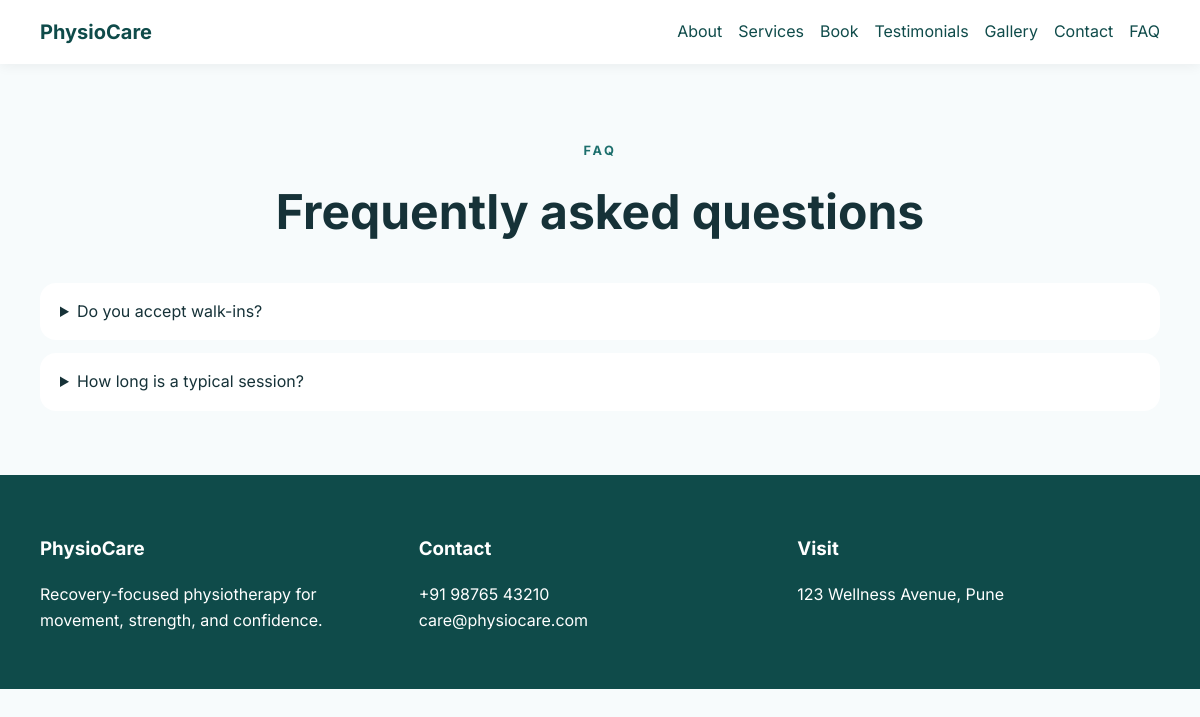
Screenshot of /faq/ with the database file from the repository.
### clinic/models.py (models this page shows, shortened)
class FAQ(models.Model):
    question = models.CharField(max_length=255)
    answer = models.TextField()
    order = models.PositiveIntegerField(default=0)
    class Meta:
        ordering = ["order", "id"]

class ClinicProfile(models.Model):
    name = models.CharField(max_length=120)
    title = models.CharField(max_length=120, default="Senior Physiotherapist")
    bio = models.TextField(default="Compassionate care for pain relief and recovery.")
    qualifications = models.TextField(default="BPT, MPT")
    certifications = models.TextField(default="Certified Manual Therapist")
    specializations = models.TextField(default="Sports Injury, Posture Correction")
    experience_years = models.PositiveIntegerField(default=10)
    phone = models.CharField(max_length=20, default="+91 98765 43210")
    email = models.EmailField(default="clinic@example.com")
    address = models.TextField(default="123 Wellness Avenue")
    google_maps_link = models.URLField(blank=True)
    consultation_fee = models.PositiveIntegerField(default=1000)
    clinic_timings = models.TextField(default="Mon-Sat: 9am to 7pm")
    profile_image = models.ImageField(upload_to="profiles/", blank=True, null=True)
    facebook_link = models.URLField(blank=True)
    instagram_link = models.URLField(blank=True)
    linkedin_link = models.URLField(blank=True)
    created_at = models.DateTimeField(default=timezone.now)

### clinic/views.py (the view)
# urls.py: path("faq/", views.FAQView.as_view(), name="faq"),
class FAQView(TemplateView):
    template_name = "faq.html"
    def get_context_data(self, **kwargs):
        context = super().get_context_data(**kwargs)
        context["faqs"] = FAQ.objects.all()
        return context

### clinic/context_processors.py (called while the page is built)
def clinic_profile(request):
    profile = ClinicProfile.objects.first()
    return {"profile": profile}

### templates/faq.html (shortened to what this page needs)
{% extends 'base.html' %}
{% block content %}
<section class="section container">
  <div class="section-heading">
    <p class="eyebrow">FAQ</p>
    <h1>Frequently asked questions</h1>
  </div>
  <div class="faq-list">
    {% for item in faqs %}
    <details class="faq-item">
      <summary>{{ item.question }}</summary>
    </details>
    {% empty %}
    <p>Questions will appear here soon.</p>
    {% endfor %}
  </div>
</section>
{% endblock %}

### templates/base.html (shortened to what this page needs)
{% load static %}
<!DOCTYPE html>
<html lang="en">
  <head>
    <link rel="stylesheet" href="https://cdnjs.cloudflare.com/ajax/libs/font-awesome/6.5.2/css/all.min.css" />
    <link rel="stylesheet" href="{% static 'css/style.css' %}" />
  </head>
  <body>
    <header class="site-header">
      <div class="container nav-wrap">
        <a class="brand" href="{% url 'home' %}">PhysioCare</a>
        <nav class="nav-links">
          <a href="{% url 'about' %}">About</a>
          <a href="{% url 'services' %}">Services</a>
          <a href="{% url 'booking' %}">Book</a>
          <a href="{% url 'testimonials' %}">Testimonials</a>
          <a href="{% url 'gallery' %}">Gallery</a>
          <a href="{% url 'contact' %}">Contact</a>
          <a href="{% url 'faq' %}">FAQ</a>
        </nav>
      </div>
    </header>
    <main>
      {% block content %}{% endblock %}
    </main>
    <footer class="site-footer">
      <div class="container footer-grid">
        <div>
          <h3>PhysioCare</h3>
          <p>Recovery-focused physiotherapy for movement, strength, and confidence.</p>
        </div>
        <div>
          <h3>Contact</h3>
          <p>{{ profile.phone|default:'+' }}<br />{{ profile.email|default:'contact@physiocare.com' }}</p>
        </div>
        <div>
          <h3>Visit</h3>
          <p>{{ profile.address|default:'123 Wellness Avenue' }}</p>
        </div>
      </div>
    </footer>
  </body>
</html>

### static/css/style.css (style rules this page uses)
:root { --primary: #1d6f6d; --primary-dark: #0f4b4a; --accent: #f0b56d; --bg: #f7fbfc; --text: #163238; --muted: #5f7480; }
* { box-sizing: border-box; }
body { margin: 0; font-family: 'Inter', sans-serif; color: var(--text); background: var(--bg); line-height: 1.6; }
a { color: var(--primary-dark); text-decoration: none; }
.container { width: min(1120px, calc(100% - 2rem)); margin: 0 auto; }
.site-header { background: white; position: sticky; top: 0; z-index: 20; box-shadow: 0 2px 12px rgba(0,0,0,.06); }
.nav-wrap { display: flex; justify-content: space-between; align-items: center; padding: 1rem 0; }
.brand { font-size: 1.25rem; font-weight: 700; color: var(--primary-dark); }
.nav-links { display: flex; gap: 1rem; flex-wrap: wrap; }
.eyebrow { text-transform: uppercase; letter-spacing: .2em; font-size: .8rem; color: var(--primary); font-weight: 700; }
.hero h1, .section-heading h1 { font-size: clamp(2rem, 4vw, 3rem); margin: .2rem 0 1rem; }
.section { padding: 4rem 0; }
.section-heading { text-align: center; margin-bottom: 2rem; }
.faq-list { display: grid; gap: .8rem; }
.faq-item { background: white; padding: 1rem 1.25rem; border-radius: 16px; }
.site-footer { padding: 2.5rem 0; background: var(--primary-dark); color: white; }
.footer-grid { display: grid; grid-template-columns: repeat(3, minmax(0,1fr)); gap: 1rem; }

### rows the page displays
FAQ: question "Do you accept walk-ins?"
FAQ: question "How long is a typical session?"
ClinicProfile: phone "+91 98765 43210", email "care@physiocare.com", address "123 Wellness Avenue, Pune"
